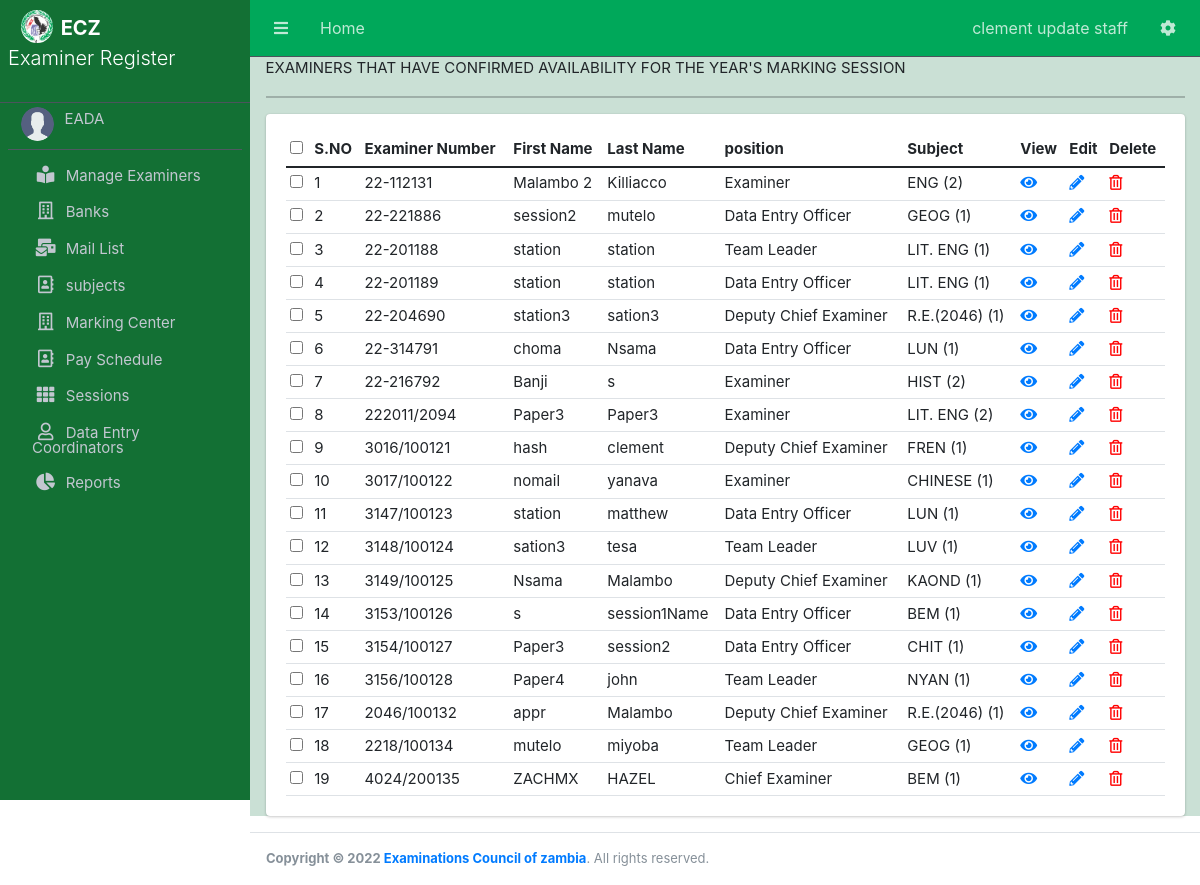
The page /confirmed-examiners-list (signed in) on the database as committed earlier.
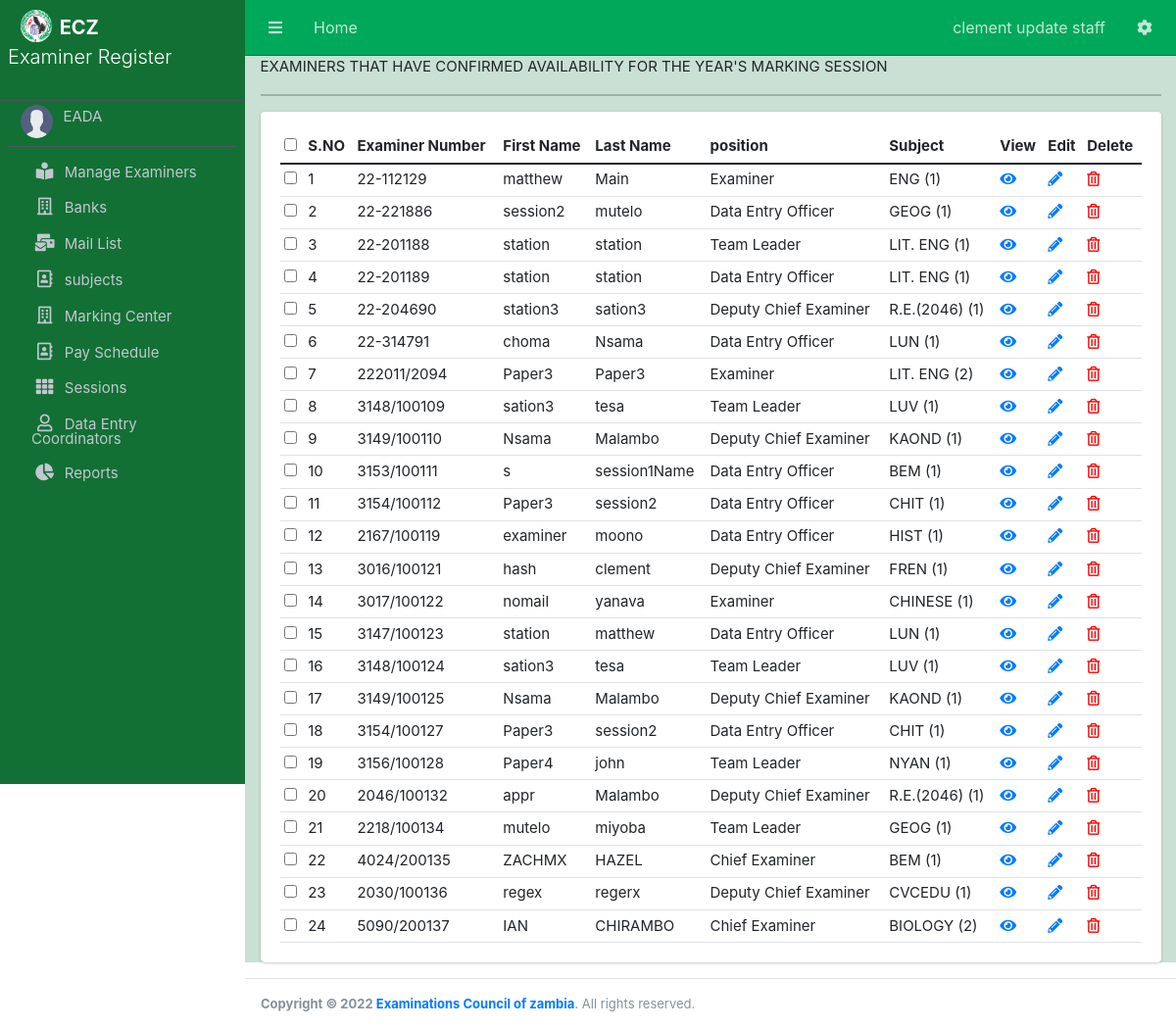
The same page on the database as committed later.
### Examiner/models.py (models this page shows, shortened)
class Examiner(models.Model):
    user=models.OneToOneField(CustomUser,
        on_delete=models.CASCADE,null=True,blank=True)
    gender_data = ((0,"SELECT GENDER"),(1, "MALE"), (2, "FEMALE"))
    D_O_B=models.DateField(null=False)
    gender = models.IntegerField(default=0, choices=gender_data)
    subject=models.ForeignKey(Subject,to_field="subjectCode",db_column="Subject_Code", on_delete=models.SET_NULL,null=True,blank=True)
    paper=models.ForeignKey(Paper,db_column="Paper_Number", on_delete=models.SET_NULL,null=True)
    position=models.ForeignKey(Position,on_delete=models.SET_NULL,null=True)
    first_name=models.CharField(max_length=50,null=True)
    last_name=models.CharField(max_length=50,null=True)
    ExaminerCode=models.CharField(max_length=11,unique=True)
    Address=models.CharField(max_length=500,null=True)
    province=models.ForeignKey(Province, on_delete=models.SET_NULL,null=True)
    district=models.ForeignKey(Station,related_name="district", on_delete=models.SET_NULL,blank=True,null=True)#from station
    to_province =models.CharField(max_length=50,choices=regions,null=True,blank=True)
    bank=models.ForeignKey(Bank,on_delete=models.SET_NULL,null=True,blank=True)
    branch=models.ForeignKey(BankBranch,on_delete=models.SET_NULL,null=True,blank=True)
    AccountDetails=models.CharField(max_length=150,null=True)
    nrc_regex=RegexValidator(regex=r'([0-9]{6})\/([0-9]{2})\/([0-9]{1})', message="Enter a valid NRC Number")
    NRC=models.CharField(max_length=11,null=True,validators=[nrc_regex])
    t_pin_regex=RegexValidator(regex=r'([0-9]{10})', message="Enter a valid T-Pin Number [0~9 10 digits]")
    TPIN=models.CharField(max_length=10,null=True,validators=[t_pin_regex])
    phone_regex=RegexValidator(regex=r'0([0-9]{9})', message="Enter a valid Phone Number starting: 0")
    cell_Number=models.CharField(max_length=10,null=True,validators=[phone_regex])
    email=models.EmailField(null=True,unique=True)
    created_at = models.DateTimeField(auto_now_add=True)
    updated_at = models.DateTimeField(auto_now=True)
    approved=models.BooleanField(default=False)
    availability=models.BooleanField(default=False)
    session=models.ForeignKey(Session,on_delete=models.CASCADE,null=True,blank=True)
    mail_count=models.IntegerField(default=0)
    objects = models.Manager()

class Position(models.Model):
    name=models.CharField(max_length=50,null=True)

class Subject(models.Model):
    subjectCode=models.CharField(max_length=5,unique=True)
    subjectName=models.CharField(max_length=20,null=True)
    subjectDescription=models.CharField(max_length=50,null=True,blank=True)
    datecreated= models.DateField(auto_now=True)
    dateupdated= models.DateField(auto_now=True)

class Paper(models.Model):
    subject=models.ForeignKey(Subject,to_field="subjectCode",on_delete=models.CASCADE)
    paper_number=models.IntegerField(default=0)
    paper_name=models.CharField(max_length=7)
    paper_description=models.CharField(max_length=50)

### Examiner/EADViews.py (the view)
# urls.py: path('confirmed-examiners-list',EADViews.confirmedExaminers,name='confirmed-list'),
@login_required()
def confirmedExaminers(request):
    examiners=Examiner.objects.filter(approved=True,availability=True)
    context={
        'examiners':examiners,
    }
    return render(request, 'Examiner/confirmed_examiners.html',context)

### Examiner/templates/Examiner/confirmed_examiners.html (shortened to what this page needs)
{%extends 'index.html' %}
{% load static %}
{%block content%}
<div class="container">
EXAMINERS THAT HAVE CONFIRMED AVAILABILITY FOR THE YEAR'S MARKING SESSION
<hr>
<div class="table-responsive overflow-auto card card-body">
<table class="table table-hover text-nowrap table-sm" id="examinersTable">
 <thead>
    <tr>
        <th><input type="checkbox"  id="checkAll" ></th>
        <th>S.NO</th>
        <th>Examiner Number</th>
        <th>First Name</th>
        <th>Last Name</th>
        <th>position</th>
        <th>Subject</th>
        <th>View</th>
        <th>Edit</th>
        <th>Delete</th>
    </tr>
</thead>
<tbody>
    {%for item in examiners %}
<tr>
    <td> <input type="checkbox" name="examiner_id[]" value="{{item.id}}" id="examiner_item">
    </td>
   <td>{{forloop.counter}}</td>
    <td>{{item.ExaminerCode}}</td>
    <td>{{item.first_name}}</td>
    <td>{{item.last_name}}</td>
    <td>{{item.position.name}}</td>
    <td>
        {{item.subject.subjectName}}
        {% if item.paper %}
        ({{item.paper.paper_number}})
        {% endif %}
    </td>
    <td><a href="{% url 'examiner-details' item.id %}"><i class='fas fa-eye'></i></a></td>
    <td><a href="{% url 'examiner-edit' item.id %}"><i class='fas fa-pencil-alt'></i></a></td>
    <td><a href="{% url 'examiner-delete' item.id %}"><i class='far fa-trash-alt' style='color:red'></i></a></td>
</tr>
{%empty%}
<h4>no Examiners in list</h4>
    {%endfor%}
</tbody>
</table>
</div>
</div>
{%endblock content%}

Rows that differ between the two databases and show on the page:
no longer on this page (row edited): Examiner: ExaminerCode "22-112131", first_name "Malambo 2", last_name "Killiacco", position.name "Examiner", subject.subjectName "ENG", paper.paper_number "2"
removed Examiner: ExaminerCode "22-216792", first_name "Banji", last_name "s", position.name "Examiner", subject.subjectName "HIST", paper.paper_number "2"
removed Examiner: ExaminerCode "3153/100126", first_name "s", last_name "session1Name", position.name "Data Entry Officer", subject.subjectName "BEM", paper.paper_number "1"
now on this page (row edited): Examiner: ExaminerCode "22-112129", first_name "matthew", last_name "Main", position.name "Examiner", subject.subjectName "ENG", paper.paper_number "1"
now on this page (row edited): Examiner: ExaminerCode "3148/100109", first_name "sation3", last_name "tesa", position.name "Team Leader", subject.subjectName "LUV", paper.paper_number "1"
now on this page (row edited): Examiner: ExaminerCode "3149/100110", first_name "Nsama", last_name "Malambo", position.name "Deputy Chief Examiner", subject.subjectName "KAOND", paper.paper_number "1"
now on this page (row edited): Examiner: ExaminerCode "3153/100111", first_name "s", last_name "session1Name", position.name "Data Entry Officer", subject.subjectName "BEM", paper.paper_number "1"
now on this page (row edited): Examiner: ExaminerCode "3154/100112", first_name "Paper3", last_name "session2", position.name "Data Entry Officer", subject.subjectName "CHIT", paper.paper_number "1"
now on this page (row edited): Examiner: ExaminerCode "2167/100119", first_name "examiner", last_name "moono", position.name "Data Entry Officer", subject.subjectName "HIST", paper.paper_number "1"
added Examiner: ExaminerCode "2030/100136", first_name "regex", last_name "regerx", position.name "Deputy Chief Examiner", subject.subjectName "CVCEDU", paper.paper_number "1"
added Examiner: ExaminerCode "5090/200137", first_name "IAN", last_name "CHIRAMBO", position.name "Chief Examiner", subject.subjectName "BIOLOGY", paper.paper_number "2"
